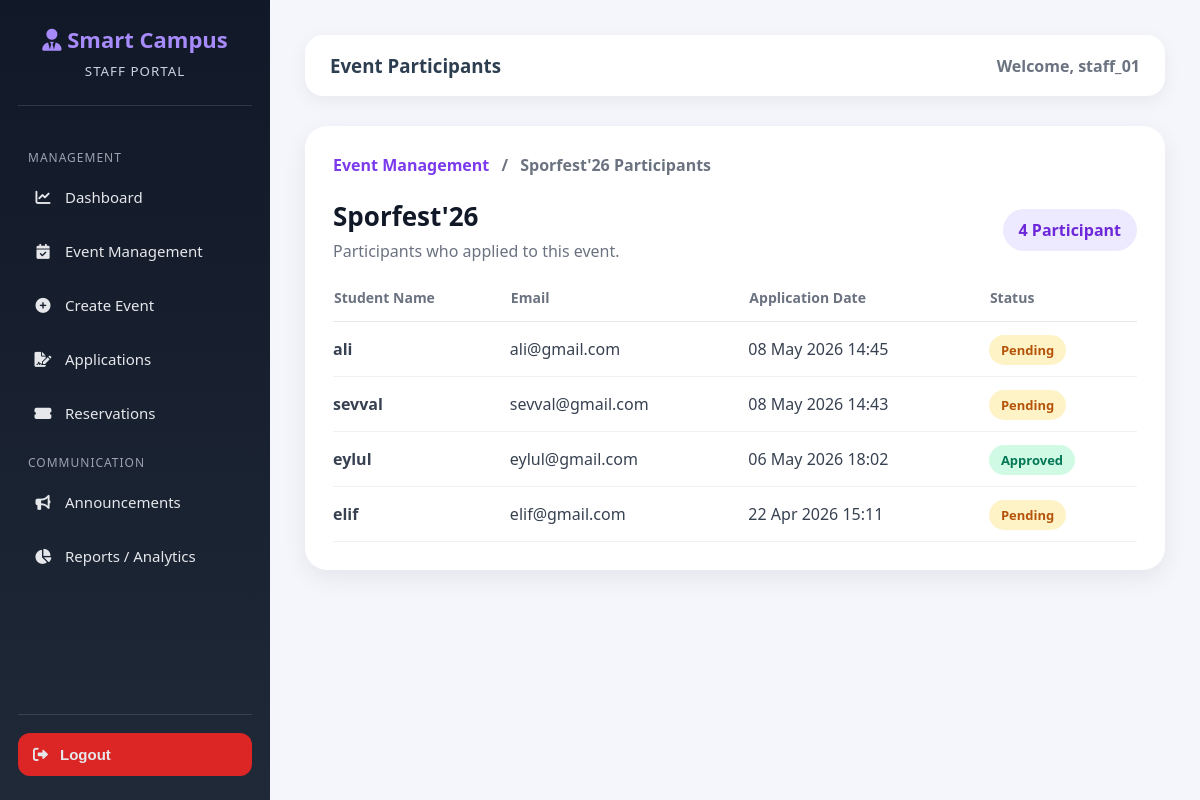
Page /events/1/participants/ (signed in) on the committed database.
### accounts/models.py (models this page shows, shortened)
class User(AbstractUser):
    ROLE_CHOICES = (
        ('student', 'Student'),
        ('staff', 'Staff'),
        ('admin', 'Admin'),
)
    role = models.CharField(max_length=10, choices=ROLE_CHOICES, default='student')
    phone_number = models.CharField(max_length=15, blank=True, null=True)

### core/models.py (models this page shows, shortened)
class Event(models.Model):
    STATUS_CHOICES = (
        ('pending', 'Pending'),
        ('approved', 'Approved'),
        ('rejected', 'Rejected'),
    )
    title = models.CharField(max_length=200)
    description = models.TextField()
    date = models.DateTimeField()
    location = models.CharField(max_length=200)
    organizer = models.ForeignKey(Club, on_delete=models.CASCADE, related_name='events')
    capacity = models.PositiveIntegerField(default=50)
    is_free = models.BooleanField(default=True)
    price = models.DecimalField(max_digits=10, decimal_places=2, default=0.00)
    status = models.CharField(max_length=10, choices=STATUS_CHOICES, default='pending')
    image = models.ImageField(upload_to='events/', blank=True, null=True)
    created_at = models.DateTimeField(auto_now_add=True)

class Application(models.Model):
    student = models.ForeignKey(settings.AUTH_USER_MODEL, on_delete=models.CASCADE)
    event = models.ForeignKey(Event, on_delete=models.CASCADE)
    applied_at = models.DateTimeField(auto_now_add=True)
    status = models.CharField(max_length=20, default='Pending')

### core/views.py (the view)
@login_required
@user_passes_test(is_staff_member)
def event_participants(request, event_id):
    event = get_object_or_404(Event, id=event_id)
    participants = Application.objects.filter(event=event).order_by('-applied_at')
    return render(request, 'core/event_participants.html', {
        'event': event,
        'participants': participants
    })

### core/views.py (called while the page is built)
def is_staff_member(user):
    staff_roles = ['staff', 'Kulüp / Akademisyen']
    return user.is_authenticated and (
        getattr(user, 'role', None) in staff_roles or user.is_staff
    )

### templates/core/event_participants.html (shortened to what this page needs)
{% extends 'core/staff_base.html' %}
{% block page_title %}Event Participants{% endblock %}
{% block content %}
<div class="panel-card">
    <div class="breadcrumb">
        <a href="{% url 'staff_event_management' %}">Event Management</a>
        <span>/</span>
        <span>{{ event.title }} Participants</span>
    </div>
    <div class="panel-header">
        <div>
            <h3>{{ event.title }}</h3>
            <p>Participants who applied to this event.</p>
        </div>
        <span class="count-badge">
            {{ participants|length }} Participant
        </span>
    </div>
    <table>
        <thead>
            <tr>
                <th>Student Name</th>
                <th>Email</th>
                <th>Application Date</th>
                <th>Status</th>
            </tr>
        </thead>
        <tbody>
            {% for participant in participants %}
            <tr>
                <td>
                    <strong>{{ participant.student.username }}</strong>
                </td>
                <td>
                    {% if participant.student.email %}
                        {{ participant.student.email }}
                    {% else %}
                        -
                    {% endif %}
                </td>
                <td>
                    {{ participant.applied_at|date:"d M Y H:i" }}
                </td>
                <td>
                    <span class="status-badge {{ participant.status|lower }}">
                        {{ participant.status|title }}
                    </span>
                </td>
            </tr>
            {% empty %}
            <tr>
                <td colspan="4" class="empty">
                    No participants found for this event.
                </td>
            </tr>
            {% endfor %}
        </tbody>
    </table>
</div>
{% endblock %}

### templates/core/staff_base.html (shortened to what this page needs)
<!DOCTYPE html>
<html lang="en">
<head>
    <link rel="stylesheet" href="https://cdnjs.cloudflare.com/ajax/libs/font-awesome/6.0.0/css/all.min.css">
</head>
<body>
<div class="staff-sidebar">
    <div class="staff-logo">
        <h2><i class="fas fa-user-tie"></i> Smart Campus</h2>
        <small>STAFF PORTAL</small>
    </div>
    <ul class="staff-nav">
        <div class="menu-title">Management</div>
        <li>
            <a href="{% url 'staff_dashboard' %}">
                <i class="fas fa-chart-line"></i>
                Dashboard
            </a>
        </li>
        <li>
            <a href="{% url 'staff_event_management' %}">
                <i class="fas fa-calendar-check"></i>
                Event Management
            </a>
        </li>
        <li>
            <a href="{% url 'create_event' %}">
                <i class="fas fa-plus-circle"></i>
                Create Event
            </a>
        </li>
        <li>
            <a href="{% url 'manage_applications' %}">
                <i class="fas fa-file-signature"></i>
                Applications
            </a>
        </li>
        <li>
            <a href="{% url 'manage_reservations' %}">
                <i class="fas fa-ticket-alt"></i>
                Reservations
            </a>
        </li>
        <div class="menu-title">Communication</div>
        <li>
            <a href="{% url 'manage_announcements' %}">
                <i class="fas fa-bullhorn"></i>
                Announcements
            </a>
        </li>
        <li>
            <a href="{% url 'staff_reports' %}">
                <i class="fas fa-chart-pie"></i>
                Reports / Analytics
            </a>
        </li>
    </ul>
    <div class="logout-area">
        <form method="POST" action="{% url 'logout' %}">
            <button type="submit" class="logout-btn">
                <i class="fas fa-sign-out-alt"></i>
                Logout
            </button>
        </form>
    </div>
</div>
<div class="staff-content">
    <div class="topbar">
        <h3>{% block page_title %}Staff Dashboard{% endblock %}</h3>
        <div class="welcome">Welcome, {{ user.username }}</div>
    </div>
    {% block content %}
    {% endblock %}
</div>
</body>
</html>

### templates/core/staff_base.html (style rules this page uses)
* { box-sizing: border-box; }
body { margin: 0; font-family: 'Segoe UI', Arial, sans-serif; background: #f4f6fb; color: #2c3e50; }
.staff-sidebar { width: 270px; height: 100vh; background: linear-gradient(180deg, #111827, #1f2937); position: fixed; left: 0; top: 0; color: white; padding: 24px 18px; display: flex; flex-direction: column; }
.staff-logo { text-align: center; padding-bottom: 25px; border-bottom: 1px solid rgba(255,255,255,0.12); margin-bottom: 25px; }
.staff-logo h2 { margin: 0; font-size: 22px; color: #a78bfa; }
.staff-logo small { display: block; margin-top: 8px; color: #cbd5e1; letter-spacing: 1px; }
.menu-title { font-size: 12px; color: #9ca3af; text-transform: uppercase; letter-spacing: 1px; margin: 18px 0 8px 10px; }
.staff-nav { list-style: none; padding: 0; margin: 0; flex: 1; }
.staff-nav li { margin-bottom: 8px; }
.staff-nav a, .logout-btn { display: flex; align-items: center; gap: 12px; color: #e5e7eb; text-decoration: none; padding: 13px 15px; border-radius: 12px; transition: 0.3s; font-size: 15px; border: none; background: transparent; width: 100%; cursor: pointer; text-align: left; }
.staff-nav i { width: 20px; text-align: center; }
.logout-area { border-top: 1px solid rgba(255,255,255,0.12); padding-top: 18px; }
.logout-btn { background: #dc2626; font-weight: bold; }
.staff-content { margin-left: 270px; min-height: 100vh; padding: 35px; }
.topbar { background: white; padding: 18px 25px; border-radius: 18px; box-shadow: 0 5px 18px rgba(0,0,0,0.06); margin-bottom: 30px; display: flex; justify-content: space-between; align-items: center; }
.topbar h3 { margin: 0; }
.welcome { color: #6b7280; font-weight: 600; }

### templates/core/event_participants.html (style rules this page uses)
.panel-card { background: white; padding: 28px; border-radius: 22px; box-shadow: 0 8px 24px rgba(0,0,0,0.07); }
.breadcrumb { margin-bottom: 22px; color: #6b7280; font-weight: 600; }
.breadcrumb a { text-decoration: none; color: #7c3aed; font-weight: bold; }
.breadcrumb span { margin-left: 8px; }
.panel-header { display: flex; justify-content: space-between; align-items: center; margin-bottom: 25px; }
.panel-header h3 { margin: 0; color: #111827; font-size: 26px; }
.panel-header p { margin: 6px 0 0; color: #6b7280; }
.count-badge { background: #ede9fe; color: #6d28d9; padding: 10px 16px; border-radius: 999px; font-weight: bold; }
table { width: 100%; border-collapse: collapse; }
th { text-align: left; color: #6b7280; padding-bottom: 14px; border-bottom: 1px solid #e5e7eb; font-size: 14px; }
td { padding: 16px 0; border-bottom: 1px solid #f1f1f1; color: #374151; }
.status-badge { padding: 6px 12px; border-radius: 999px; font-weight: bold; font-size: 13px; background: #ede9fe; color: #6d28d9; }
.status-badge.approved { background: #d1fae5; color: #047857; }
.status-badge.pending { background: #fef3c7; color: #b45309; }

### rows in the picture
User: username "staff_01"
Event: title "Sporfest'26"
Application: student.username "ali", student.email "ali@gmail.com", applied_at "08 May 2026 14:45", status "Pending"
Application: student.username "sevval", student.email "sevval@gmail.com", applied_at "08 May 2026 14:43", status "Pending"
Application: student.username "eylul", student.email "eylul@gmail.com", applied_at "06 May 2026 18:02", status "Approved"
Application: student.username "elif", student.email "elif@gmail.com", applied_at "22 Apr 2026 15:11", status "Pending"

### other values in the picture
{{ participants|length }} "4"
